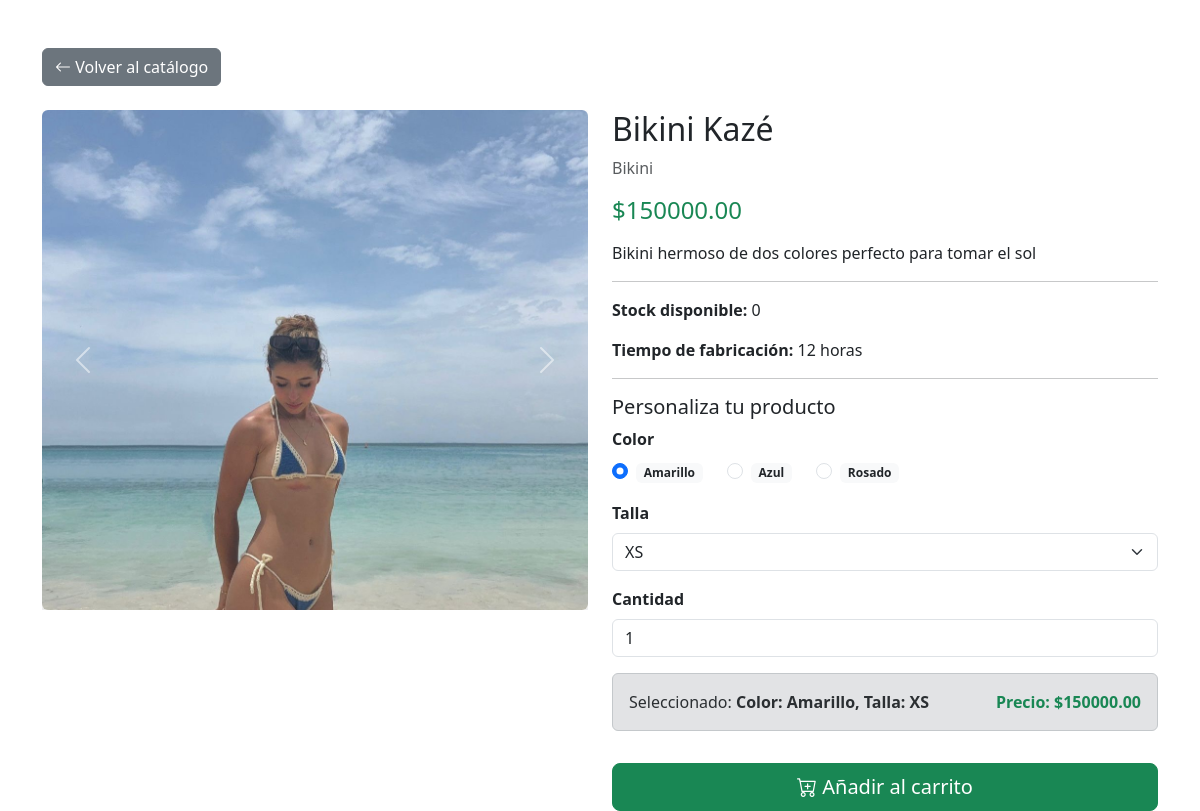
Page /producto/2/ on the earlier database version.
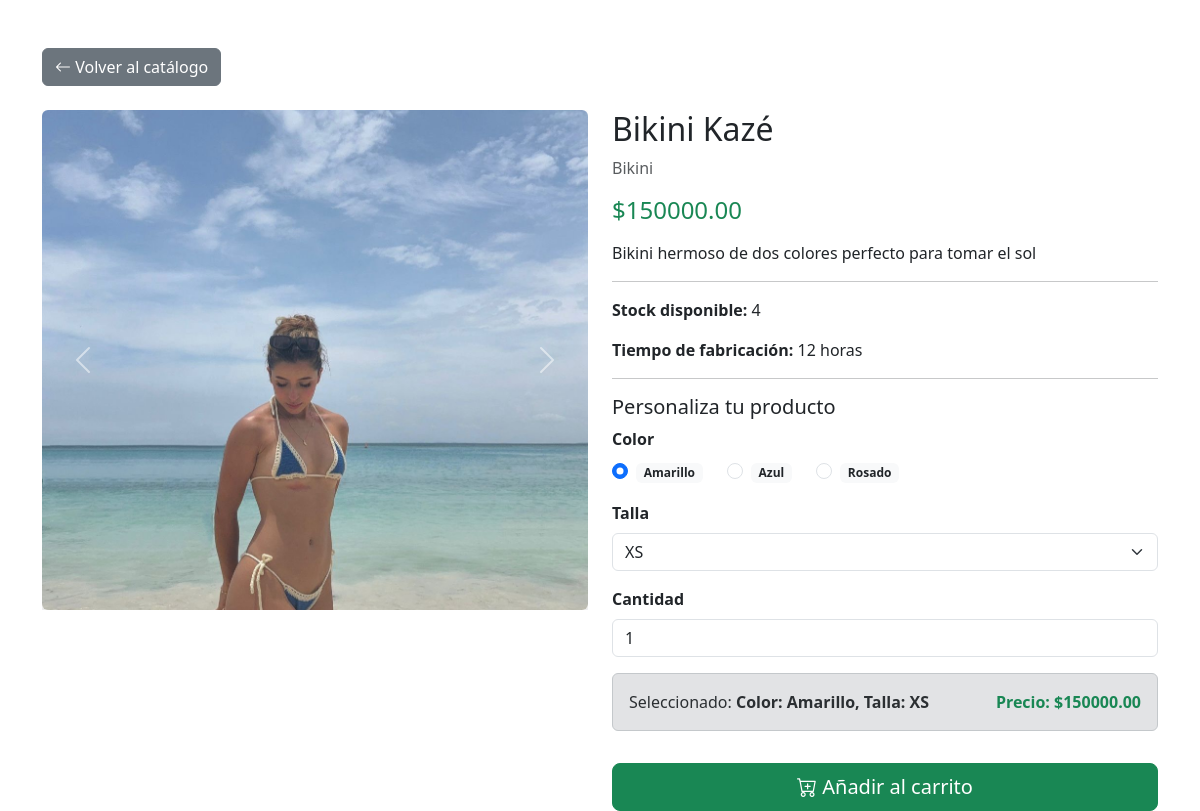
Same page on the later database version.
### crochet/models.py (models this page shows, shortened)
class Producto(models.Model):
    CATEGORIAS = [
        ('Bikini', 'Bikini'),
        ('Top', 'Top'),
        ('Falda', 'Falda'),
        ('Buzo', 'Buzo'),
        ('Vestido', 'Vestido'),
        ('Short', 'Short'),
        ('Set', 'Set'),
        ('Accesorio', 'Accesorio'),
        ('Pantalón', 'Pantalón'),
        ('Camisa', 'Camisa'),
        ('Otro', 'Otro'),
    ]
    categoria = models.CharField('Categoría', max_length=20, choices=CATEGORIAS)
    nombre = models.CharField('Nombre', max_length=150)
    descripcion = models.TextField('Descripción')
    precio = models.DecimalField('Precio', max_digits=10, decimal_places=2, validators=[MinValueValidator(Decimal('0.00'))])
    stock = models.IntegerField('Stock', default=0, validators=[MinValueValidator(0)])
    tiempo_fabricacion = models.IntegerField('Tiempo de Fabricación (horas)', validators=[MinValueValidator(0)])
    activo = models.BooleanField('Activo', default=True)
    guia_fabricacion = models.FileField(upload_to='guias/fabricacion/', blank=True, null=True)
    guia_tallas = models.ImageField(upload_to='guias/tallas/', blank=True, null=True)
    class Meta:
        db_table = 'producto'

### crochet/views.py (the view)
# urls.py: path('producto/<int:producto_id>/', crochetViews.producto_detalle, name='producto_detalle'),
def producto_detalle(request, producto_id):
    producto = get_object_or_404(
        Producto.objects.prefetch_related(
            'colores__id_color_general',
            'imagenes'
        ),
        id=producto_id,
        activo=True
    )
    colores_disponibles = producto.colores.filter(disponible=True).select_related('id_color_general')
    tallas = [codigo for codigo, _ in PedidoDetalle.TALLA]
    return render(request, 'producto_detalle.html', {
        'producto': producto,
        'colores_disponibles': colores_disponibles,
        'tallas': tallas,
    })

### crochet/templates/producto_detalle.html (shortened to what the changed rows need)
<!DOCTYPE html>
<html lang="es">
<head>
    <link href="https://cdn.jsdelivr.net/npm/bootstrap@5.3.2/dist/css/bootstrap.min.css" rel="stylesheet">
    <link href="https://cdn.jsdelivr.net/npm/bootstrap-icons@1.11.1/font/bootstrap-icons.css" rel="stylesheet">
</head>
<body>
<div class="container mt-5">
    <div class="row">
        <div class="col-md-6">
            <h2>{{ producto.nombre }}</h2>
            <p class="text-muted">{{ producto.categoria }}</p>
            <h4 class="text-success mb-3">${{ producto.precio }}</h4>
            <p>{{ producto.descripcion }}</p>
            <hr>
            <p><strong>Stock disponible:</strong> {{ producto.stock }}</p>
            <p><strong>Tiempo de fabricación:</strong>
                {{ producto.tiempo_fabricacion }} horas
            </p>
            <hr>
            <div class="mt-3">
                <h5>Personaliza tu producto</h5>
                <form method="POST" action="{% url 'add_to_cart' producto.id %}" id="formCarrito">
                    <div class="alert alert-secondary d-flex justify-content-between align-items-center">
                        <span>Seleccionado: <strong id="resumenSeleccion"></strong></span>
                        <span class="text-success fw-bold">Precio: ${{ producto.precio }}</span>
                    </div>
                </form>
            </div>
        </div>
    </div>
</div>
</body>
</html>

Differences in the rows shown:
changed Producto "Bikini Kazé": stock "0" → "4"
